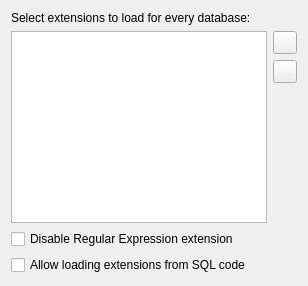
     <widget class="QWidget" name="tab_3">
      <attribute name="title">
       <string>&amp;Extensions</string>
      </attribute>
      <layout class="QVBoxLayout" name="verticalLayout_3">
       <item>
        <widget class="QLabel" name="label_3">
         <property name="text">
          <string>Select extensions to load for every database:</string>
         </property>
        </widget>
       </item>
       <item>
        <layout class="QHBoxLayout" name="horizontalLayout_2">
         <item>
          <widget class="QListWidget" name="listExtensions">
           <property name="editTriggers">
            <set>QAbstractItemView::NoEditTriggers</set>
           </property>
           <property name="showDropIndicator" stdset="0">
            <bool>false</bool>
           </property>
          </widget>
         </item>
         <item>
          <layout class="QVBoxLayout" name="verticalLayout_2">
           <item>
            <widget class="QToolButton" name="buttonAddExtension">
             <property name="toolTip">
              <string>Add extension</string>
             </property>
             <property name="icon">
              <iconset resource="icons/icons.qrc">
               <normaloff>:/icons/load_extension</normaloff>:/icons/load_extension</iconset>
             </property>
            </widget>
           </item>
           <item>
            <widget class="QToolButton" name="buttonRemoveExtension">
             <property name="toolTip">
              <string>Remove extension</string>
             </property>
             <property name="icon">
              <iconset resource="icons/icons.qrc">
               <normaloff>:/icons/remove_extension</normaloff>:/icons/remove_extension</iconset>
             </property>
            </widget>
           </item>
           <item>
            <spacer name="verticalSpacer">
             <property name="orientation">
              <enum>Qt::Vertical</enum>
             </property>
             <property name="sizeHint" stdset="0">
              <size>
               <width>20</width>
               <height>40</height>
              </size>
             </property>
            </spacer>
           </item>
          </layout>
         </item>
        </layout>
       </item>
       <item>
        <widget class="QCheckBox" name="checkRegexDisabled">
         <property name="toolTip">
          <string>&lt;html&gt;&lt;head/&gt;&lt;body&gt;&lt;p&gt;While supporting the REGEXP operator SQLite doesn't implement any regular expression&lt;br/&gt;algorithm but calls back the running application. vSongBook implements this&lt;br/&gt;algorithm for you to let you use REGEXP out of the box. However, as there are multiple possible&lt;br/&gt;implementations of this and you might want to use another one, you're free to disable the&lt;br/&gt;application's implementation and load your own by using an extension. Requires restart of the application.&lt;/p&gt;&lt;/body&gt;&lt;/html&gt;</string>
         </property>
         <property name="text">
          <string>Disable Regular Expression extension</string>
         </property>
        </widget>
       </item>
       <item>
        <widget class="QCheckBox" name="checkAllowLoadExtension">
         <property name="toolTip">
          <string>&lt;html&gt;&lt;head/&gt;&lt;body&gt;&lt;p&gt;SQLite provides an SQL function for loading extensions from a shared library file. Activate this if you want to use the &lt;span style=&quot; font-style:italic;&quot;&gt;load_extension()&lt;/span&gt; function from SQL code.&lt;/p&gt;&lt;p&gt;For security reasons, extension loading is turned off by default and must be enabled through this setting. You can always load extensions through the GUI, even though this option is disabled.&lt;/p&gt;&lt;/body&gt;&lt;/html&gt;</string>
         </property>
         <property name="text">
          <string>Allow loading extensions from SQL code</string>
         </property>
        </widget>
       </item>
      </layout>
     </widget>
